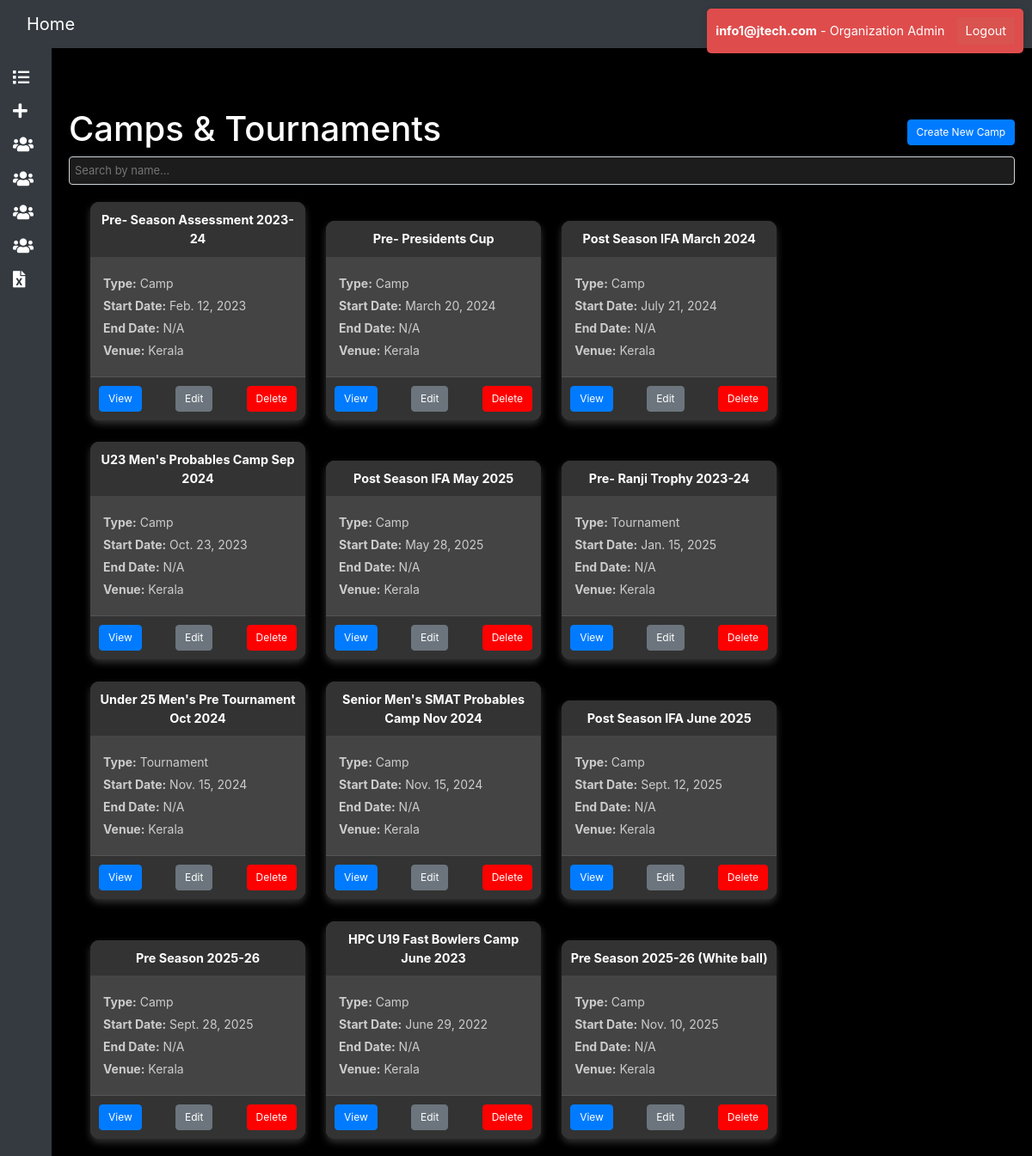
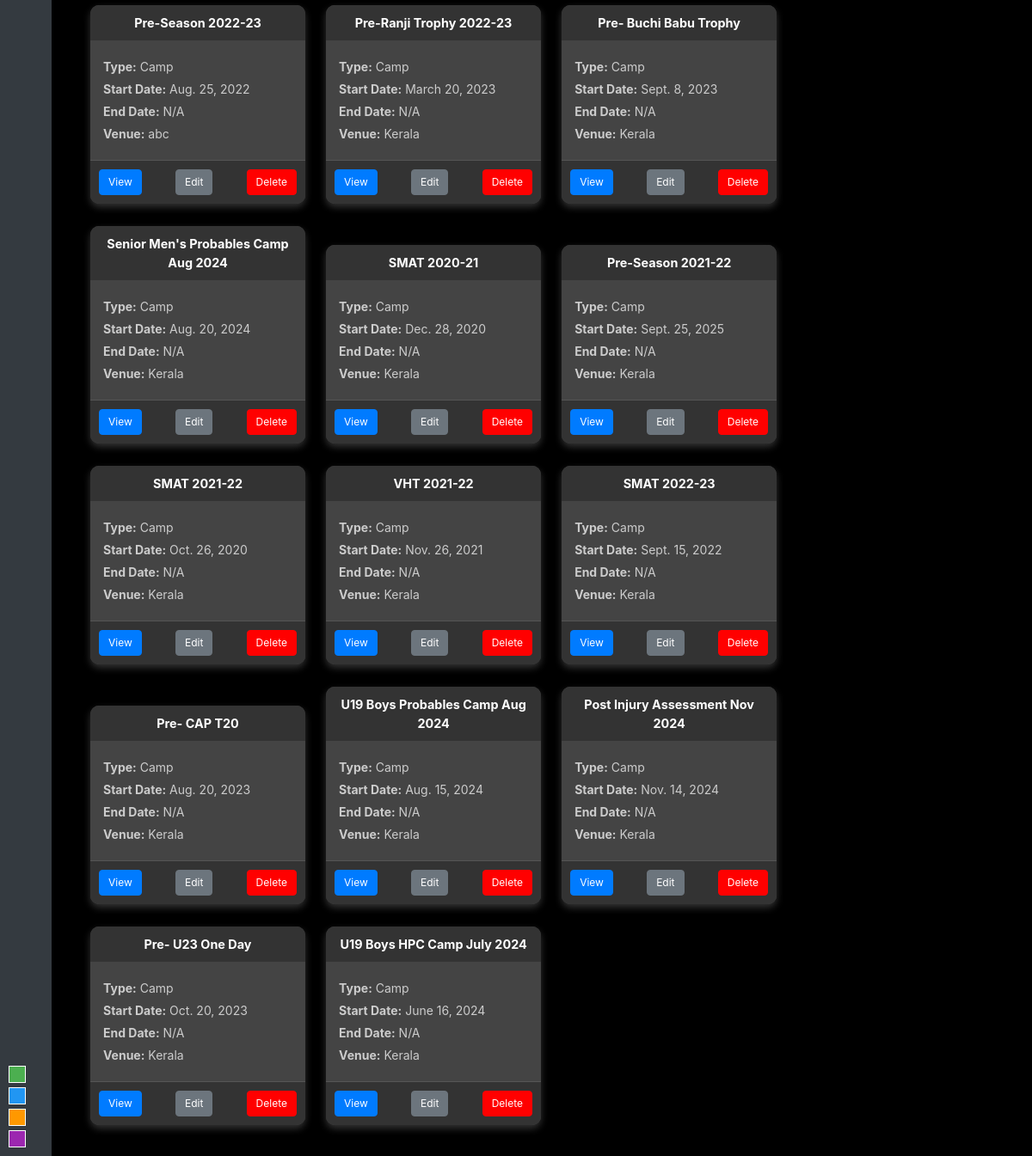
The app's page /player_app/camps_tournaments/ (signed in) with its own data (2 pictures, top to bottom).
### accounts/models.py (models this page shows, shortened)
class CustomUser(AbstractUser):
    ROLE_CHOICES = [
        ('SuperAdmin', 'Super Admin'),
        ('OrganizationAdmin', 'Organization Admin'),
        ('Staff', 'Staff'),
        ('Player', 'Player'),
    ]
    role = models.CharField(max_length=20, choices=ROLE_CHOICES, default='SuperAdmin')
    is_super_admin = models.BooleanField(default=False)

### player_app/models.py (models this page shows, shortened)
class CampTournament(models.Model):
    CAMP_TYPES = [('camp', 'Camp'), ('tournament', 'Tournament')]
    name = models.CharField(max_length=255)
    camp_type = models.CharField(max_length=50, choices=CAMP_TYPES, default='camp')
    start_date = models.DateField()
    end_date = models.DateField(null=True, blank=True)
    gender = models.CharField(max_length=10, choices=[('Male', 'Male'), ('Female', 'Female')], null=True, blank=True)
    age_category = models.CharField(max_length=50, null=True, blank=True)
    venue = models.CharField(max_length=255, null=True, blank=True)
    organization = models.ForeignKey(Organization, on_delete=models.CASCADE, null=True, blank=True)
    created_by = models.ForeignKey(settings.AUTH_USER_MODEL, on_delete=models.CASCADE, related_name='camps_created')
    participants = models.ManyToManyField(Player, related_name="camps")
    is_deleted = models.BooleanField(default=False)
    created_at = models.DateTimeField(auto_now_add=True)
    updated_at = models.DateTimeField(auto_now=True)

### player_app/views.py (the view)
# urls.py: path('camps_tournaments/', views.camps_tournaments, name='camps_tournaments'),
def camps_tournaments(request):
    if request.user.is_superuser:
        organizations = Organization.objects.all()  # Allow filtering by organization
        selected_org = request.GET.get('organization')
        if selected_org:
            camps = CampTournament.objects.filter(organization_id=selected_org, is_deleted=False)
        else:
            camps = CampTournament.objects.filter(is_deleted=False)  # Show all camps
    elif hasattr(request.user, 'staff') and request.user.staff.view_camps_tournaments:
        camps = CampTournament.objects.filter(is_deleted=False)
    elif hasattr(request.user, 'organization') and request.user.organization:
        camps = CampTournament.objects.filter(organization=request.user.organization, is_deleted=False)
    else:
        return HttpResponseForbidden(
            "You must belong to an organization or have the necessary permissions to view camps and tournaments.")
    return render(request, 'player_app/camps_tournaments.html', {
        'camps': camps,
        'organizations': organizations if request.user.is_superuser else None
    })

### player_app/templates/player_app/camps_tournaments.html (shortened to what this page needs)
{% extends 'base.html' %}
{% block extra_head %}
<link rel="stylesheet" href="https://maxcdn.bootstrapcdn.com/bootstrap/4.0.0/css/bootstrap.min.css">
{% endblock %}
{% block content %}
<div class="header-container" style="display: flex; justify-content: space-between; align-items: center;">
    <h1>Camps & Tournaments</h1>
    <a href="{% url 'create_camp' %}" class="btn btn-primary">Create New Camp</a>
</div>
<div class="search-bar">
    <input type="text" id="searchInput" placeholder="Search by name...">
</div>
<div id="campsContainer" class="container">
    {% for camp in camps %}
        {% if request.user.is_superuser or camp.organization == request.user.organization %}
            <div class="camp-card">
                <div class="camp-card-header">{{ camp.name }}</div>
                <div class="camp-card-body">
                    <p><strong>Type:</strong> {{ camp.get_camp_type_display }}</p>
                    <p><strong>Start Date:</strong> {{ camp.start_date }}</p>
                    <p><strong>End Date:</strong> {{ camp.end_date|default:"N/A" }}</p>
                    <p><strong>Venue:</strong> {{ camp.venue|default:"N/A" }}</p>
                </div>
                <div class="camp-actions">
                    <a href="{% url 'camp_detail' camp.id %}" class="btn btn-primary">View</a>
                    <a href="{% url 'edit_camp' camp.id %}" class="btn btn-secondary">Edit</a>
                    <a href="{% url 'delete_camp' camp.id %}" class="btn btn-danger" onclick="return confirm('Are you sure you want to delete this camp?');">Delete</a>
                </div>
            </div>
        {% endif %}
    {% endfor %}
</div>
{% endblock %}

### player_app/templates/base.html (shortened to what this page needs)
<!DOCTYPE html>
<html lang="en">
<head>
    <link href="https://stackpath.bootstrapcdn.com/bootstrap/4.5.2/css/bootstrap.min.css" rel="stylesheet">
    <link href="https://cdnjs.cloudflare.com/ajax/libs/font-awesome/5.15.4/css/all.min.css" rel="stylesheet">
    {% block extra_head %}{% endblock %}
</head>
<body>
<div class="navbar navbar-expand-lg navbar-dark bg-dark">
    <div class="container-fluid">
        <a href="{% url 'player_list' %}" class="navbar-brand">Home</a>
    </div>
    <div style="position: fixed; top: 10px; right: 10px; z-index: 1000; background-color: #df4c4c; padding: 10px; border-radius: 5px; box-shadow: 0 2px 10px rgba(0, 0, 0, 0.1);">
        {% if user.is_authenticated %}
            <span><strong>{{ user.username }}</strong> - {{ user.get_role_display }}</span>
            <form method="POST" action="{% url 'logout' %}" style="display: inline;">
                <button type="submit" style="background-color: #d9534f; color: white; border: none; padding: 5px 10px; margin-left: 10px; cursor: pointer;">Logout</button>
            </form>
        {% else %}
            <span>Not logged in</span>
        {% endif %}
    </div>
</div>
<div class="content-wrapper">
    <div class="sidebar">
        {% if user.is_authenticated %}
            {% if user.role == 'SuperAdmin' or user.organization %}
                <a href="{% url 'player_list' %}">
                    <i class="fas fa-list"></i>
                </a>
                <a href="{% url 'player_create' %}">
                    <i class="fas fa-plus"></i>
                </a>
                <a href="{% url 'manage_groups' %}">
                    <i class="fas fa-users"></i>
                </a>
                <a href="{% url 'camps_tournaments' %}">
                    <i class="fas fa-users"></i>
                </a>
                <a href="{% url 'create_injury' %}">
                    <i class="fas fa-users"></i>
                </a>
                <a href="{% url 'create_program' %}">
                    <i class="fas fa-users"></i>
                </a>
                <a href="{% url 'export_players_to_excel' %}">
                    <i class="fas fa-file-excel"></i>
                </a>
            {% endif %}
        {% endif %}
        <div class="color-boxes">
            <div class="color-box" style="background-color: #4CAF50;" data-scheme="scheme1"></div>
            <div class="color-box" style="background-color: #2196F3;" data-scheme="scheme2"></div>
            <div class="color-box" style="background-color: #FF9800;" data-scheme="scheme3"></div>
            <div class="color-box" style="background-color: #9C27B0;" data-scheme="scheme4"></div>
        </div>
    </div>
</div>
    <div class="main-content">
        {% block content %}{% endblock %}
    </div>
</body>
</html>

### player_app/templates/base.html (style rules this page uses)
body { margin: 0; height: 100vh; display: flex; flex-direction: column; overflow: hidden; }
.navbar { width: 100%; background-color: var(--navbar-bg-color, #343a40); padding: 10px; display: flex; justify-content: space-between; align-items: center; position: fixed; top: 0; z-index: 1000; }
.color-boxes { display: flex; flex-direction: column; gap: 5px; position: absolute; left: 10px; bottom: 10px; }
.color-box { width: 20px; height: 20px; cursor: pointer; border: 1px solid #ffffff; }
.content-wrapper { display: flex; flex-grow: 1; margin-top: 50px; overflow: hidden; }
.sidebar { width: 60px; background-color: var(--sidebar-bg-color, #343a40); height: calc(100vh - 50px); padding-top: 20px; position: fixed; top: 50px; overflow: hidden; transition: width 0.3s; }
.sidebar a { padding: 10px 15px; text-decoration: none; font-size: 1rem; color: #ffffff; display: flex; align-items: center; white-space: nowrap; }
.sidebar a i { margin-right: 10px; font-size: 1.2rem; }
.main-content { margin-left: 60px; padding: 20px; flex-grow: 1; overflow-y: auto; height: calc(100vh - 50px); transition: margin-left 0.3s; }

### player_app/templates/player_app/camps_tournaments.html (style rules this page uses)
body { background-color: #000; color: #fff; font-size: 0.9em; }
h1, h3 { color: #fff; }
.camp-card { display: inline-block; width: 250px; margin: 10px; background-color: #444; color: #fff; border-radius: 10px; overflow: hidden; box-shadow: 0 4px 8px rgba(255, 255, 255, 0.2); cursor: pointer; transition: transform 0.3s, box-shadow 0.3s; }
.camp-card-header { background-color: #333; padding: 10px; text-align: center; font-weight: bold; }
.camp-card-body { padding: 15px; }
.camp-card-body p { margin: 5px 0; font-size: 14px; color: #ccc; }
.camp-actions { display: flex; justify-content: space-between; padding: 10px; background-color: #333; border-top: 1px solid #555; }
.btn { font-size: 12px; padding: 5px 10px; }
.btn-primary { background-color: #007bff; border-color: #007bff; }
.btn-danger { background-color: red; border-color: red; }
.container { max-width: 1200px; margin-left: 0; }
.search-bar { margin-bottom: 10px; }
.search-bar input { width: 100%; padding: 6px; font-size: 0.9em; border-radius: 4px; border: 1px solid #ced4da; background-color: #1c1c1c; color: #ffffff; }

### records on screen
CustomUser: username "info1@jtech.com", role "Organization Admin"
CampTournament: name "Pre- Season Assessment 2023-24", camp_type "Camp", start_date "Feb. 12, 2023", end_date "N/A", venue "Kerala"
CampTournament: name "Pre- Presidents Cup", camp_type "Camp", start_date "March 20, 2024", end_date "N/A", venue "Kerala"
CampTournament: name "Post Season IFA March 2024", camp_type "Camp", start_date "July 21, 2024", end_date "N/A", venue "Kerala"
CampTournament: name "U23 Men's Probables Camp Sep 2024", camp_type "Camp", start_date "Oct. 23, 2023", end_date "N/A", venue "Kerala"
CampTournament: name "Post Season IFA May 2025", camp_type "Camp", start_date "May 28, 2025", end_date "N/A", venue "Kerala"
CampTournament: name "Pre- Ranji Trophy 2023-24", camp_type "Tournament", start_date "Jan. 15, 2025", end_date "N/A", venue "Kerala"
CampTournament: name "Under 25 Men's Pre Tournament Oct 2024", camp_type "Tournament", start_date "Nov. 15, 2024", end_date "N/A", venue "Kerala"
CampTournament: name "Senior Men's SMAT Probables Camp Nov 2024", camp_type "Camp", start_date "Nov. 15, 2024", end_date "N/A", venue "Kerala"
CampTournament: name "Post Season IFA June 2025", camp_type "Camp", start_date "Sept. 12, 2025", end_date "N/A", venue "Kerala"
CampTournament: name "Pre Season 2025-26", camp_type "Camp", start_date "Sept. 28, 2025", end_date "N/A", venue "Kerala"
CampTournament: name "HPC U19 Fast Bowlers Camp June 2023", camp_type "Camp", start_date "June 29, 2022", end_date "N/A", venue "Kerala"
CampTournament: name "Pre Season 2025-26 (White ball)", camp_type "Camp", start_date "Nov. 10, 2025", end_date "N/A", venue "Kerala"
CampTournament: name "Pre-Season 2022-23", camp_type "Camp", start_date "Aug. 25, 2022", end_date "N/A", venue "abc"
CampTournament: name "Pre-Ranji Trophy 2022-23", camp_type "Camp", start_date "March 20, 2023", end_date "N/A", venue "Kerala"
CampTournament: name "Pre- Buchi Babu Trophy", camp_type "Camp", start_date "Sept. 8, 2023", end_date "N/A", venue "Kerala"
CampTournament: name "Senior Men's Probables Camp Aug 2024", camp_type "Camp", start_date "Aug. 20, 2024", end_date "N/A", venue "Kerala"
CampTournament: name "SMAT 2020-21", camp_type "Camp", start_date "Dec. 28, 2020", end_date "N/A", venue "Kerala"
CampTournament: name "Pre-Season 2021-22", camp_type "Camp", start_date "Sept. 25, 2025", end_date "N/A", venue "Kerala"
CampTournament: name "SMAT 2021-22", camp_type "Camp", start_date "Oct. 26, 2020", end_date "N/A", venue "Kerala"
CampTournament: name "VHT 2021-22", camp_type "Camp", start_date "Nov. 26, 2021", end_date "N/A", venue "Kerala"
CampTournament: name "SMAT 2022-23", camp_type "Camp", start_date "Sept. 15, 2022", end_date "N/A", venue "Kerala"
CampTournament: name "Pre- CAP T20", camp_type "Camp", start_date "Aug. 20, 2023", end_date "N/A", venue "Kerala"
CampTournament: name "U19 Boys Probables Camp Aug 2024", camp_type "Camp", start_date "Aug. 15, 2024", end_date "N/A", venue "Kerala"
CampTournament: name "Post Injury Assessment Nov 2024", camp_type "Camp", start_date "Nov. 14, 2024", end_date "N/A", venue "Kerala"
CampTournament: name "Pre- U23 One Day", camp_type "Camp", start_date "Oct. 20, 2023", end_date "N/A", venue "Kerala"
CampTournament: name "U19 Boys HPC Camp July 2024", camp_type "Camp", start_date "June 16, 2024", end_date "N/A", venue "Kerala"
